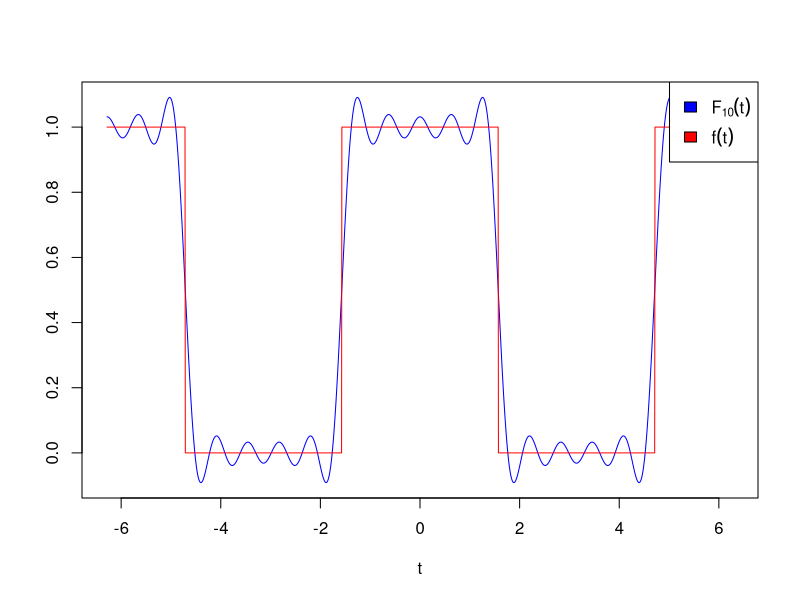
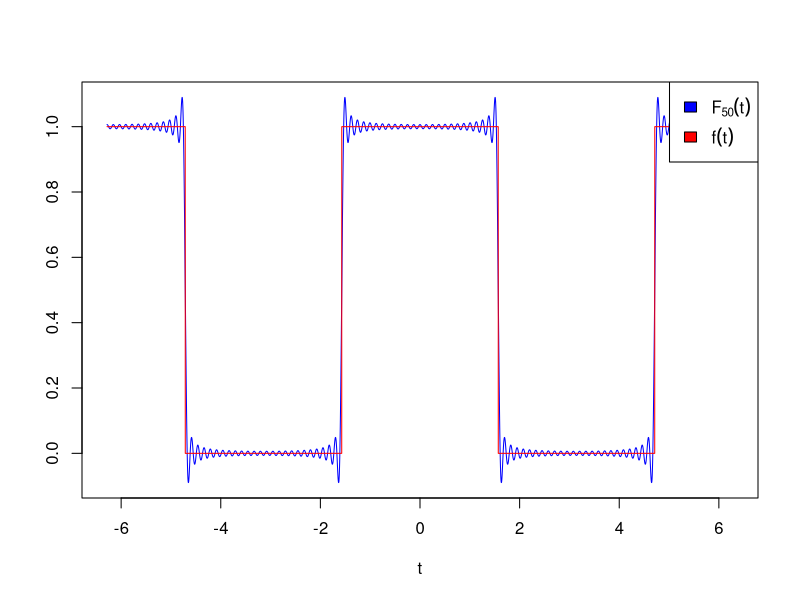
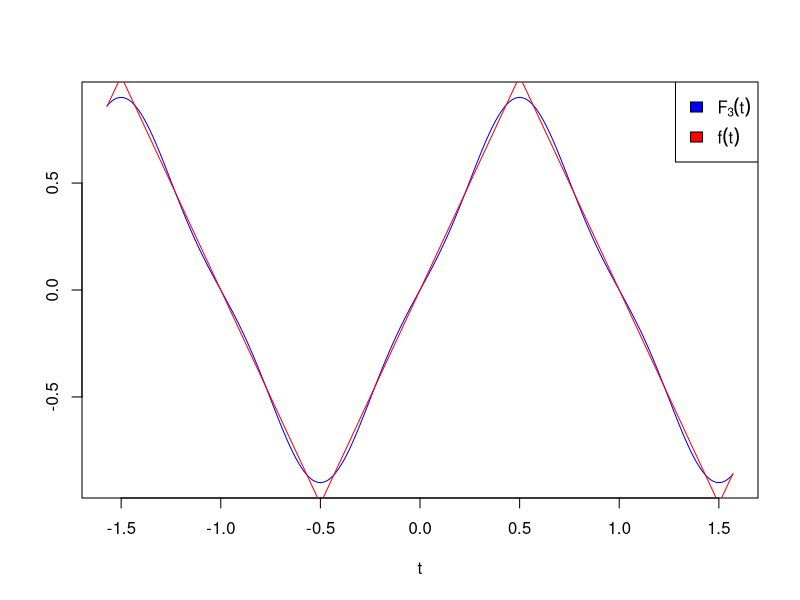
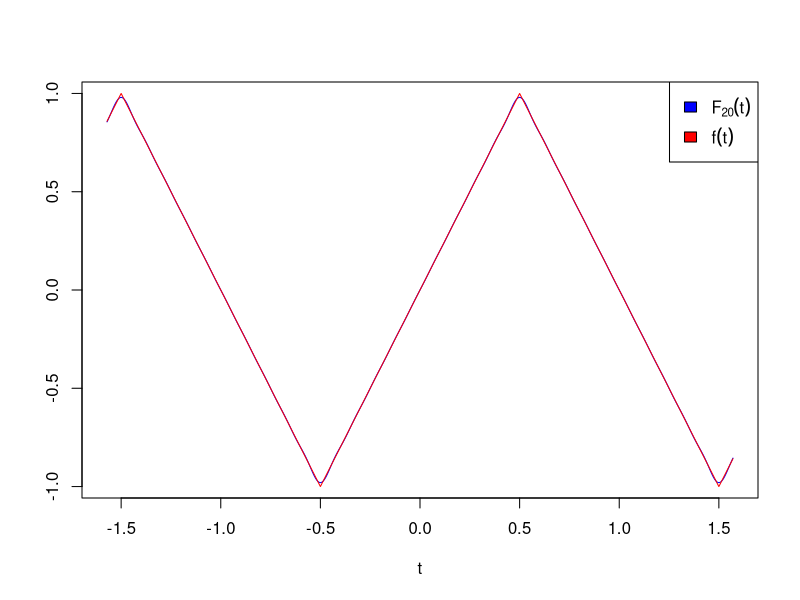

Here is the R script that generated these plots, in order:
library(matlab) # So we have linspace()

#----------------------------------------------------------------------
# FSApprox Constructor
#----------------------------------------------------------------------
makeFSApprox <- function(T0, an, bn, trueFn){
   fsApprox <- list(
      T0 = T0,
      an = an,
      bn = bn,
      trueFn = trueFn
   );
   class(fsApprox) <- c("FSApprox");
   return(fsApprox);
}

#----------------------------------------------------------------------
# Create some instances of the FSApprox class
#----------------------------------------------------------------------
triangleWave = makeFSApprox(
   2,
   function(n){
      return(0);
   },
   function(n){
      if(n == 0){
         return(0);
      }
      return((8/((n^2)*(pi^2)))*sin(n*pi/2));
   },
   function(x){
      x <- x + 0.5;
      x <- x %% 2;
      if( ( floor(x) %% 2 ) == 0 ){
         return( 2*x - 1 );
       }
      return( -2*(x-1) + 1 );
   }
);

squareWave = makeFSApprox(
   2*pi,
   function(n){
      if(n == 0){
         return(1/2);
      }
      return((2/(n*pi))*sin((n*pi)/2));
   },
   function(n){
      return(0);
   },
   function(x){
      x0 <- abs(x) %% (2*pi);
      if( (x0 < pi/2) || (x0 > 3*pi/2) ){
         return(1);
      }
      else{
         return(0);
      }
   }
);

#----------------------------------------------------------------------
# Virutal function declarations for FSApprox class
#----------------------------------------------------------------------
Fn <- function(x, ...){
   UseMethod("Fn");
}

getPlotParams <- function(x, ...){
   UseMethod("getPlotParams");
}

#----------------------------------------------------------------------
# FSApprox methods
#
# FSApprox is a class for representing Fourier Series Approximations
# of functions
#----------------------------------------------------------------------

print.FSApprox <- function(fsa){
   cat("T0: ", fsa$T0, "\n\n");
   cat("an:", "\n"); 
   print(fsa$an);
   cat("\nbn:", "\n");
   print(fsa$bn);
   cat("\ntrueFn:", "\n");
   print(fsa$trueFn);
}

plot.FSApprox <- function(fsa,x0,x1,n){
   x <- getSamplePoints(x0,x1,n/fsa$T0) ;
   plot( x, Fn(fsa,n)(x), 
         type='l', col="blue", 
         xlab=getPlotParams(fsa)$xlab, 
         ylab=getPlotParams(fsa)$ylab);
   lines( x, 
         sapply( x, fsa$trueFn),
         type='l', col="red");
   legend(  "topright", 
            legend=sapply(
               c(bquote(F[.(n)](t)), bquote(f(t))),
               as.expression
            ), 
            fill=c("blue", "red"),
            y.intersp=1.5,
            bg="white");
}

getPlotParams.FSApprox <- function(fsa){
   return(list(
      xlab=expression(t),
      ylab=""
   ));
}

Fn.FSApprox <- function(fsa,N){
   return(
      function(x){
         return(
            summation(
               function(n) {
                  return(
                     (fsa$an(n) * sin( (2 * pi * n/fsa$T0 * x) + (90 * pi / 180))) +
                     (fsa$bn(n) * sin(  2 * pi * n/fsa$T0 * x  )) 
                  );
               }, 
               0,N
            )
         );
      }
  );
}

#-------------------
#
# Helper functions
#
#-------------------

#---------------------------------------------------------------------------------------
# getSamplePoints
#
# For a given starting point (x0), a given end point (x1), and a given frequency, return 
# a vector starting at x0 and ending at x1 that has enough sample points to plot a 
# signal with the given frequency
#---------------------------------------------------------------------------------------
getSamplePoints <- function(x0, x1, frequency){
   #Nyquist says to use this many samples...
   n <- (2*frequency) * (x1 - x0);
   #But, Nyquist was reconstructing analog signals, not connecting dots with straight lines.
   n <- 50*n;
   return(linspace(x0,x1,n));
}

#---------------------------------------------------------------------------------------
# summation 
#
# Returns: f(n) + f(n+1) + ... + f(N-1) + f(N)
#---------------------------------------------------------------------------------------
summation <- function(f, n, N){
   sum <- 0;
   for(i in n:N){
      sum <- sum + f(i);
   }
   return(sum);
}

pdf("squareWave10.pdf")
plot(squareWave,-2*pi,2*pi,10);

pdf("squareWave50.pdf")
plot(squareWave,-2*pi,2*pi,50);

pdf("triangleWave3.pdf")
plot(triangleWave, -pi/2, pi/2, 3);

pdf("triangleWave20.pdf")
plot(triangleWave, -pi/2, pi/2, 20);

#source('lt.R')
